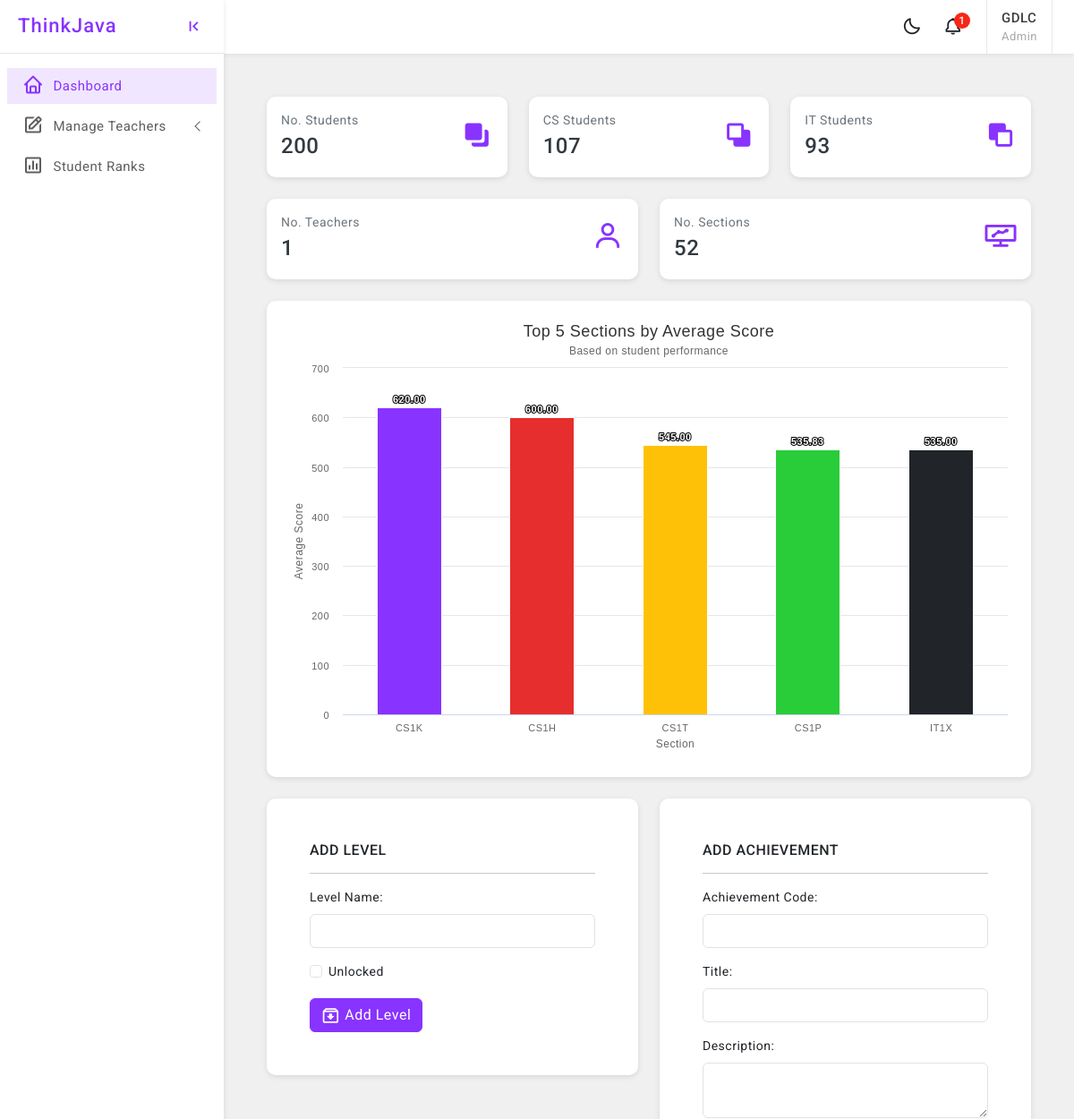
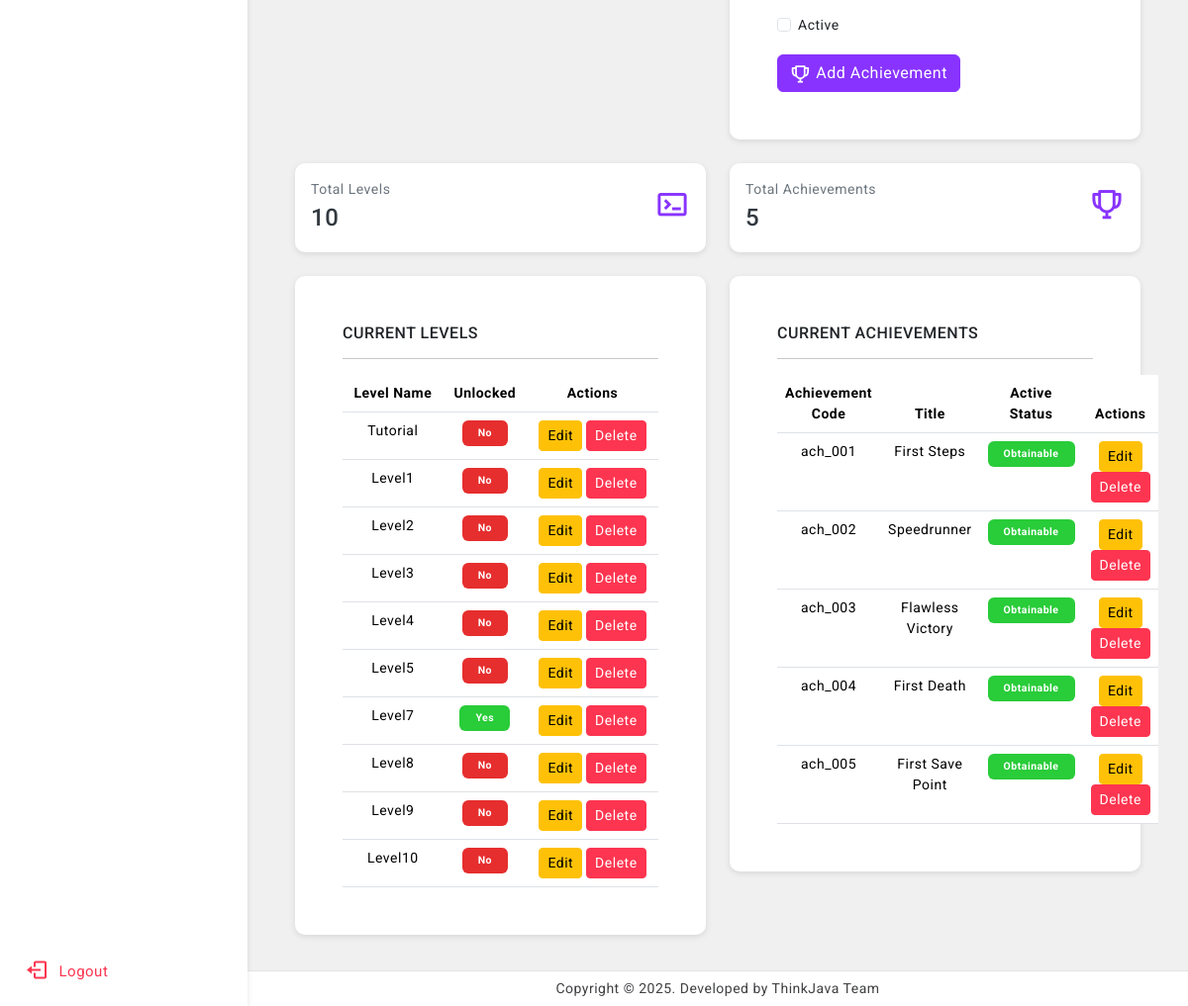
/dashboard/ (signed in), run on the app's committed database (2 pictures, top to bottom).
### StudentManagementSystem/models/admin.py (models this page shows, shortened)
class SimpleAdmin(models.Model):
    username = models.CharField(max_length=150, unique=True)
    password = models.CharField(max_length=128)  # You can hash passwords if needed
    first_name = models.CharField(max_length=150)
    last_name = models.CharField(max_length=150)
    role = models.CharField(
        max_length=20,
        choices=Role.choices,
        default=Role.ADMIN  # Default to 'Admin' role
    )

### GameProgress/models/level_definition.py (models this page shows, shortened)
class LevelDefinition(models.Model):
    name = models.CharField(max_length=100, unique=True)
    unlocked = models.BooleanField(default=False)

### GameProgress/models/achievement_definition.py (models this page shows, shortened)
class AchievementDefinition(models.Model):
    code = models.CharField(max_length=100, unique=True)
    title = models.CharField(max_length=200)
    description = models.TextField()
    is_active = models.BooleanField(default=True)  # ✅ This is the only control you need

### StudentManagementSystem/views/admin/dashboard_admin.py (the view)
def admin_dashboard(request):
    admin_id = request.session.get('user_id')
    if not admin_id:
        return redirect('unified_login')
    sections_by_department = {}
    for section in Section.objects.select_related('department', 'year_level').all():
        dept_id = section.department.id
        if dept_id not in sections_by_department:
            sections_by_department[dept_id] = []
        sections_by_department[dept_id].append({
            'id': section.id,
            'letter': section.letter
        })
    context = generate_dashboard_context(admin_id, '')
    return render(request, 'admin/dashboard.html', context)

### GameProgress/services/ranking.py (called while the page is built)
def get_section_rankings(sort_order="desc", limit=5):
    students = Student.objects.all()
    section_groups = defaultdict(list)
    for student in students:
        full_section = getattr(student, "full_section", "N/A")
        student_performance = get_student_performance(student)
        student_score = student_performance["score"]
        section_groups[full_section].append(student_score)
    section_averages = []
    for section, scores in section_groups.items():
        average_score = sum(scores) / len(scores) if scores else 0
        section_averages.append({
            "section": section,
            "average_score": average_score
        })
    reverse = sort_order == "desc"
    section_averages.sort(key=lambda x: x["average_score"], reverse=reverse)
    return section_averages[:limit]

### StudentManagementSystem/models/student.py (called while the page is built)
    @property
    def full_section(self):
        if self.section:
            return f"{self.section.department.name}{self.section.year_level.year}{self.section.letter}"
        return "N/A"

### StudentManagementSystem/views/admin/dashboard_admin.py (called while the page is built)
def count_students(department_id=None):
    if department_id:
        return Student.objects.filter(section__department_id=department_id).count()
    return Student.objects.count()

### StudentManagementSystem/templates/admin/dashboard.html (shortened to what this page needs)
{% extends 'base.html' %}
{% load static %}
{% block sidebar %}{% include 'sidebar.html' %} {% endblock %}
{% block header %} {% include 'header.html' %} {% endblock %}
{% block content %}
    <div class="page-wrapper">
        {% include 'admin/stats.html' %}
    </div>
{% endblock %}
{% block footer %}
    {% include 'footer.html' %}
{% endblock %}

### StudentManagementSystem/templates/header.html (shortened to what this page needs)
    <header>
        <div class="topbar d-flex align-items-center">
            <nav class="navbar navbar-expand gap-3">
                <div class="top-menu ms-auto">
                    <ul class="navbar-nav align-items-center gap-1">
                        <li class="nav-item dark-mode d-none d-sm-flex">
                            <a class="nav-link dark-mode-icon" href="javascript:;"><i class="bx bx-moon"></i>
                            </a>
                        </li>
                        <li class="nav-item dropdown dropdown-large">
                            <a class="nav-link dropdown-toggle dropdown-toggle-nocaret position-relative" href="#"
                               role="button" data-bs-toggle="dropdown" aria-expanded="false"> <span
                                    class="alert-count">1</span>
                                <i class="bx bx-bell"></i>
                            </a>
                        </li>
                    </ul>
                </div>
                <div class="user-box dropdown px-3">
                    <a class="d-flex align-items-center nav-link dropdown-toggle dropdown-toggle-nocaret" href="#"
                       role="button" data-bs-toggle="dropdown" aria-expanded="false">
                        <div class="user-info">
                            <p class="user-name mb-0">{{ username | upper }}</p>
                            <p class="designattion mb-0">{{ role | title }}</p>
                        </div>
                    </a>
                </div>
            </nav>
        </div>
    </header>

### StudentManagementSystem/templates/admin/add_progress.html (shortened to what this page needs)
<div class="col-6">
    <div class="card radius-10">
        <div class="card-body p-5">
            <h6 class="card-title text-uppercase">Add Level</h6>
            <hr>
            <form method="POST" action="{% url 'add_level' %}">
                <div class="mb-3">
                    <label for="level_name" class="form-label">Level Name:</label>
                    <input type="text" class="form-control" id="level_name" name="level_name" required>
                </div>
                <div class="mb-3 form-check">
                    <input type="checkbox" class="form-check-input" id="level_unlocked"
                           name="level_unlocked">
                    <label class="form-check-label" for="level_unlocked">Unlocked</label>
                </div>
                <button type="submit" class="btn btn-primary"><i class="bx bx-archive-in"></i>Add Level
                </button>
            </form>
        </div>
    </div>
</div>
<div class="col-6">
    <div class="card radius-10">
        <div class="card-body p-5">
            <h6 class="card-title text-uppercase">Add Achievement</h6>
            <hr>
            <form method="POST" action="{% url 'add_achievement' %}">
                <div class="mb-3">
                    <label for="achievement_code" class="form-label">Achievement Code:</label>
                    <input type="text" class="form-control" id="achievement_code" name="achievement_code"
                           required>
                </div>
                <div class="mb-3">
                    <label for="achievement_title" class="form-label">Title:</label>
                    <input type="text" class="form-control" id="achievement_title" name="achievement_title"
                           required>
                </div>
                <div class="mb-3">
                    <label for="achievement_description" class="form-label">Description:</label>
                    <textarea class="form-control" id="achievement_description" name="achievement_description"
                              required></textarea>
                </div>
                <div class="mb-3 form-check">
                    <input type="checkbox" class="form-check-input" id="achievement_is_active"
                           name="achievement_is_active">
                    <label class="form-check-label" for="achievement_is_active">Active</label>
                </div>
                <button type="submit" class="btn btn-primary"><i class="bx bx-trophy"></i>Add Achievement
                </button>
            </form>
        </div>
    </div>
</div>
<div class="col-6">
    <div class="card radius-10">
        <div class="card-body">
            <div class="d-flex align-items-center">
                <div>
                    <p class="mb-0 text-secondary">Total Levels</p>
                    <h4 class="my-1">{{ levels_count }}</h4>
                </div>
                <div class="text-primary ms-auto font-35"><i class="bx bx-terminal"></i>
                </div>
            </div>
        </div>
    </div>
</div>
<div class="col-6">
    <div class="card radius-10">
        <div class="card-body">
            <div class="d-flex align-items-center">
                <div>
                    <p class="mb-0 text-secondary">Total Achievements</p>
                    <h4 class="my-1">{{ achievements_count }}</h4>
                </div>
                <div class="text-primary ms-auto font-35"><i class="bx bx-trophy"></i>
                </div>
            </div>
        </div>
    </div>
</div>
<div class="col-6">
    <div class="card radius-10">
        <div class="card-body p-5">
            <h6 class="card-title text-uppercase">Current Levels</h6>
            <hr>
            <table class="table mb-0 table-hover text-center">
                <thead>
                <tr>
                    <th scope="col">Level Name</th>
                    <th scope="col">Unlocked</th>
                    <th scope="col">Actions</th>
                </tr>
                </thead>
                <tbody>
                {% for level in levels %}
                    <tr>
                        <td>{{ level.name }}</td>
                        <td>
                    <span class="badge {% if level.unlocked %} bg-success bg-opacity-50 {% else %} bg-danger bg-opacity-50 {% endif %} px-3 py-2 text-white">
                        {% if level.unlocked %}
                            Yes
                        {% else %}
                            No
                        {% endif %}
                    </span>
                        </td>
                        <td>
                            <button class="btn btn-warning btn-sm">Edit</button>
                            <button class="btn btn-danger btn-sm"
                                    onclick="return confirm('Are you sure you want to delete this level?')">Delete
                            </button>
                        </td>
                    </tr>
                {% endfor %}
                </tbody>
            </table>
        </div>
    </div>
</div>
<div class="col-6">
    <div class="card radius-10">
        <div class="card-body p-5">
            <h6 class="card-title text-uppercase">Current Achievements</h6>
            <hr>
            <table class="table mb-0 table-hover text-center">
                <thead>
                <tr>
                    <th scope="col">Achievement Code</th>
                    <th scope="col">Title</th>
                    <th scope="col">Active Status</th>
                    <th scope="col">Actions</th>
                </tr>
                </thead>
                <tbody>
                {% for achievement in achievements %}
                    <tr>
                        <td>{{ achievement.code }}</td>
                        <td>{{ achievement.title }}</td>
                        <td>
                    <span class="badge {% if achievement.is_active %} bg-success bg-opacity-50 {% else %} bg-danger bg-opacity-50{% endif %} px-3 py-2 text-white">
                        {% if achievement.is_active %}
                            Obtainable
                        {% else %}
                            Unobtainable
                        {% endif %}
                    </span>
                        </td>
                        <td>
                            <button class="btn btn-warning btn-sm">Edit</button>
                            <button class="btn btn-danger btn-sm"
                                    onclick="return confirm('Are you sure you want to delete this achievement?')">Delete
                            </button>
                        </td>
                    </tr>
                {% endfor %}
                </tbody>
            </table>
        </div>
    </div>
</div>

### assets/css/app.css (style rules this page uses)
html { scroll-behavior: smooth; }
body { font-size: 14px; color: #404143; background-color: #f0f0f0; letter-spacing: 0.5px; overflow-x: hidden; font-family: 'Roboto', sans-serif; }
a { text-decoration: none; }
.topbar { position: fixed; top: 0; left: 250px; right: 0; height: 60px; background: #ffffff; border-bottom: 1px solid rgb(228 228 228 / 0%); background-clip: border-box; z-index: 10; box-shadow: 0 0.125rem 0.25rem rgb(136 152 170 / 15%); }
.topbar .navbar { width: 100%; height: 60px; padding-left: 1.5rem; padding-right: 1.5rem; }
.page-wrapper { height: 100%; margin-top: 60px; margin-left: 250px; }
.font-35 { font-size: 35px; }
.radius-10 { border-radius: 10px; }
.btn i { vertical-align: middle; font-size: 1.3rem; margin-top: -1em; margin-bottom: -1em; margin-right: 5px; }
input::placeholder { color: #000 !important; opacity: .3 !important }
.topbar .navbar .navbar-nav .nav-item { display: flex; align-items: center; justify-content: center; width: auto; height: 60px; }
.topbar .top-menu-left .nav-item .nav-link, .topbar .navbar .navbar-nav .nav-link { color: #212529; font-size: 22px; border-radius: 50%; display: flex; align-items: center; justify-content: center; width: 42px; height: 42px; transition: 0.3s cubic-bezier(0.075, 0.82, 0.165, 1); }
.dropdown-toggle-nocaret:after { display: none }
.alert-count { position: absolute; top: 5px; left: 22px; width: 18px; height: 18px; display: flex; align-items: center; justify-content: center; border-radius: 50%; font-size: 12px; font-weight: 500; color: #fff; background: #f62718; }
.user-info .user-name { font-size: 15px; font-weight: 500; color: #413c3c; }
.user-info .designattion { font-size: 13px; color: #a9a8a8; }
.user-box { display: flex; align-items: center; height: 60px; border-left: 1px solid #e9e9e9; border-right: 1px solid #e9e9e9; }
.dropdown-large { position: relative; }

### data on the page
SimpleAdmin: username "GDLC", role "Admin"
LevelDefinition: name "Tutorial", shows "No"
LevelDefinition: name "Level1", shows "No"
LevelDefinition: name "Level2", shows "No"
LevelDefinition: name "Level3", shows "No"
LevelDefinition: name "Level4", shows "No"
LevelDefinition: name "Level5", shows "No"
LevelDefinition: name "Level7", shows "Yes"
LevelDefinition: name "Level8", shows "No"
LevelDefinition: name "Level9", shows "No"
LevelDefinition: name "Level10", shows "No"
AchievementDefinition: code "ach_001", title "First Steps"
AchievementDefinition: code "ach_002", title "Speedrunner"
AchievementDefinition: code "ach_003", title "Flawless Victory"
AchievementDefinition: code "ach_004", title "First Death"
AchievementDefinition: code "ach_005", title "First Save Point"

### other printed values
{{ student_count }} "200"
{{ student_count_CS }} "107"
{{ student_count_IT }} "93"
{{ teacher_count }} "1"
{{ section_count }} "52"
{{ levels_count }} "10"
{{ achievements_count }} "5"
